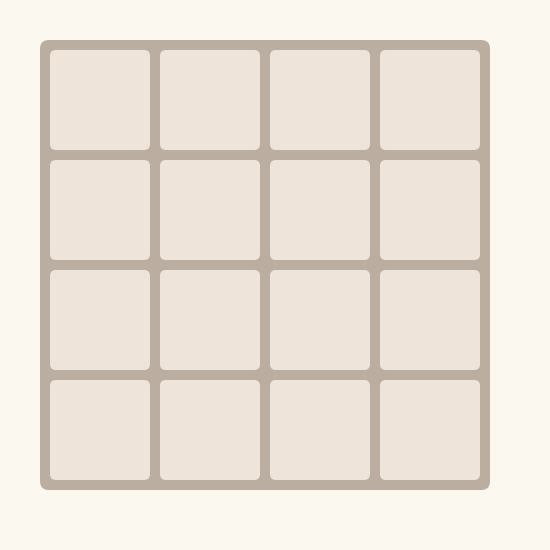
Frame 1 (no input)
Frame 60 (the mouse pressed at the canvas centre just before this capture): identical to frame 1, image omitted
Frame 120 (the mouse held since frame 60 and released just before this capture): identical to frame 1, image omitted

The Processing sketch that drew this single still picture (run headless with seeded random() and noise(); from frame 60 on, the mouse is pressed at the canvas centre):

// Processing sketch: week09_4_processing_2048_again
// ── week09_4_processing_2048_again.pde
//week09_4_processing_2048_again
//自己寫2048配上聲音,慢慢來,從簡單到完整
void setup(){
 size(550,550); 
}
void draw(){
 background(250,248,239);//淡淡的背景色
 noStroke();//不要黑線
 fill(187,173,160);//大格子的色彩
 rect(40,40,450,450,9);//大格子
 for(int i=0;i<4;i++){//用迴圈,畫4x4格子
  for(int j=0;j<4;j++){
   int x = 50+j*(100+10),y=50+i*(100+10);//加點位移、間隔
   fill(238,228,218);//小格子的色彩
   rect(x,y,100,100,6);
  }
 }
}
